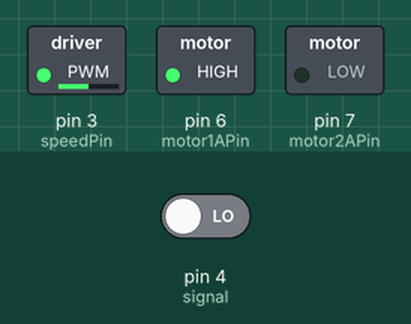
This sketch was run on a simulated Arduino Uno, built with avr-gcc and run on an emulated ATmega328P. On the bench: switched loads named in the sketch (green lamp = pin HIGH). The test bench sets the inputs (shaded band); at power-on: pin 4 (signal) LOW.

Above: at 1.2 s.
1.3 s: pin 4 (signal) driven HIGH
At 2.3 s:
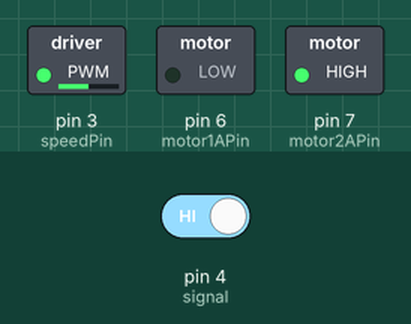
2.8 s: pin 4 (signal) driven LOW
At 3.4 s:
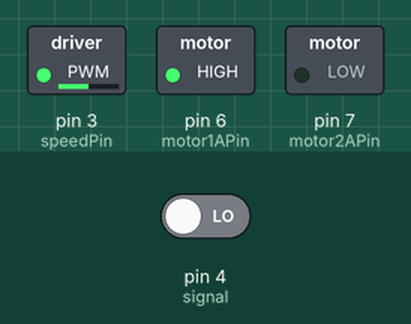
Timing chart, 0 to 5.8 s (numbered marks = the images above; inputs shaded):
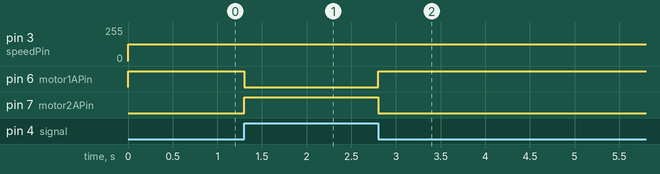

The sketch:

Touch_Speed.ino
```cpp
int speedPin = 3;
int signal = 4;
int onoff;
int motor1APin = 6;
int motor2APin = 7;
int speed_value_motor1;

void setup() {
  pinMode(speedPin, OUTPUT);
  pinMode(motor1APin, OUTPUT);
  pinMode(motor2APin, OUTPUT);
}

void loop() {
  onoff = digitalRead(signal);
  if(onoff == 1)
  {
    digitalWrite(motor1APin, LOW);
    digitalWrite(motor2APin, HIGH);
  }
  else
  {
    digitalWrite(motor1APin, HIGH);
    digitalWrite(motor2APin, LOW);
  }
  speed_value_motor1 = 127;
  analogWrite(speedPin, speed_value_motor1);
}
```

Measured:
- after the input at 1.3 s, pin 6 (motor1APin): HIGH → LOW at once; pin 7 (motor2APin): LOW → HIGH at once
- after the input at 2.8 s, pin 6 (motor1APin): LOW → HIGH at once; pin 7 (motor2APin): HIGH → LOW at once
